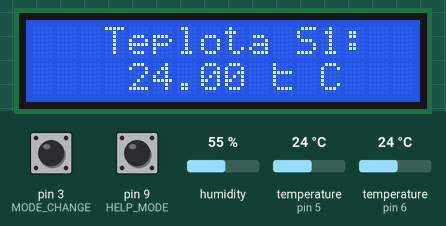
The program below on a simulated Arduino Nano, built with avr-gcc and run on an emulated ATmega328P. Shown: 16×2 character LCD. Inputs (shaded band) come from the test bench; at power-on: pin 3 (MODE_CHANGE) LOW, pin 9 (HELP_MODE) LOW, humidity 55 %, temperature (sensors on pin 5, pin 6) 24 °C. What the program prints to the serial monitor is not drawn.

Above: at 3.3 s.
3.4 s: pin 3 (MODE_CHANGE) pulled HIGH for 3.2 s
At 5.0 s:
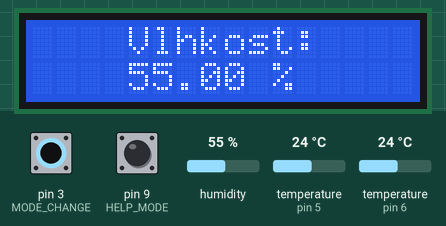
8.1 s: pin 9 (HELP_MODE) pulled HIGH for 1 s
At 9.7 s:
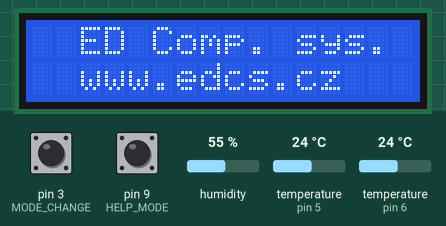
10.6 s: pin 3 (MODE_CHANGE) pulled HIGH for 1 s
At 12.0 s:
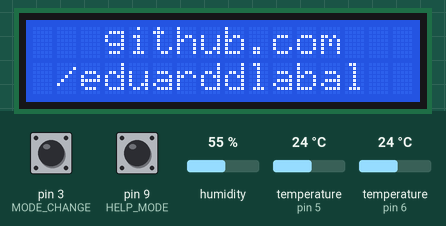
13.1 s: pin 3 (MODE_CHANGE) pulled HIGH for 1 s
At 13.9 s:
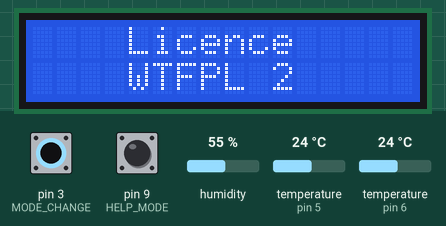
15.6 s: pin 9 (HELP_MODE) pulled HIGH for 3.2 s
At 19.1 s:
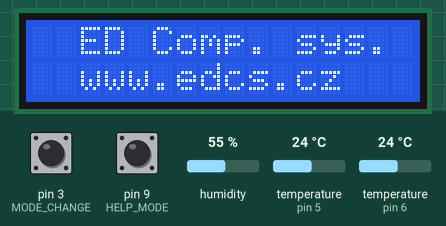
Timing chart, 0 to 20.6 s (numbered marks = the images above; inputs shaded):
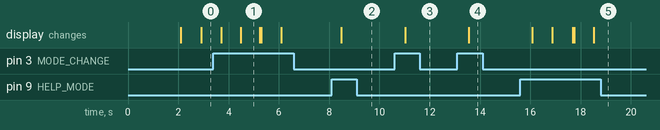

The program:

main.cpp
```cpp
#include <Arduino.h>
#include <DHT.h>
#include <OneWire.h>
#include <DallasTemperature.h>
#include <LiquidCrystal_I2C.h>
#include <DHT.h>

#define ONEWIRE_PIN 5
#define DHT_PIN 6
#define MODE_CHANGE 3
#define HELP_MODE 9

int modeButtonState = 0;
int helpButtonState = 0;
int mode = 1;
bool help = false;

LiquidCrystal_I2C lcd(0x27, 16, 2);
OneWire oneWire(ONEWIRE_PIN);
DallasTemperature sensors(&oneWire);
DHT dht(DHT_PIN, DHT11);

void checkDallasSensors();
void checkModeChangeButtons();
void showDataOnLCD(float TS1, float TS2, float HS2);

void setup()
{
  lcd.init();      // inicializace lcd
  lcd.backlight(); // zapnuti podsviceni displeje
  lcd.setCursor(5, 0);

  lcd.print("EDCS"); // vypis informaci o autorovi
  lcd.setCursor(1, 1);
  lcd.print("Comp. systems");
  delay(2000);

  lcd.clear();

  Serial.begin(9600);
  sensors.begin();
  sensors.setResolution(12);
  dht.begin();
  pinMode(MODE_CHANGE, INPUT);
  pinMode(HELP_MODE, INPUT);
  Serial.println("Setup done");
  lcd.clear();
}

void loop()
{
  checkDallasSensors();
  sensors.requestTemperatures(); // vyzadani teploty od Dallas senzoru

  checkModeChangeButtons();

  float temperature_Dallas = sensors.getTempCByIndex(0);
  float temperature_DHT = dht.readTemperature();
  float humidity_DHT = dht.readHumidity();
  Serial.println("temp 18S20=");
  Serial.print(temperature_Dallas);
  Serial.println("temp DHT11=");
  Serial.print(humidity_DHT);
  Serial.println("hum DHT11=");
  Serial.print(temperature_DHT);

  showDataOnLCD(temperature_Dallas, temperature_DHT, humidity_DHT);
}

void checkDallasSensors()
{
  if (sensors.getDS18Count() == 0)
  {
    lcd.setCursor(3, 0);
    lcd.print("CHYBA");

    exit(0);
  }
}

void checkModeChangeButtons()
{
  helpButtonState = digitalRead(HELP_MODE);
  if (helpButtonState == HIGH)
  {
    lcd.clear();
    if (help == false)
    {
      help = true;
    }
    else
    {
      help = false;
    }
    mode = 1;
  }

  modeButtonState = digitalRead(MODE_CHANGE);
  if (modeButtonState == HIGH)
  {
    lcd.clear();
    if (mode != 3)
    {
      mode++;
    }
    else
    {
      mode = 1;
    }
  }
}

void showDataOnLCD(float TS1, float TS2, float HS2)
{
  if (help != true)
    switch (mode)
    {
    case 1:
      // vypis teploty z 18S20
      lcd.setCursor(3, 0);
      lcd.print("Teplota S1:");
      lcd.setCursor(4, 1);
      lcd.print(TS1);
      lcd.setCursor(9, 1);
      lcd.print(" ˚C");
      break;

    case 2:
      // vypis teploty z DHT11
      lcd.setCursor(3, 0);
      lcd.print("Teplota S2:");
      lcd.setCursor(4, 1);
      lcd.print(TS2);
      lcd.setCursor(9, 1);
      lcd.print(" ˚C");
      break;

    case 3:
      // vypis vlhkosti z DHT11
      lcd.setCursor(4, 0);
      lcd.print("Vlhkost:");
      lcd.setCursor(4, 1);
      lcd.print(HS2);
      lcd.setCursor(9, 1);
      lcd.print(" %");
      break;

    default:
      break;
    }

  else if (help == true) // zbytečné informace, příprava na možnou další funkcionalitu
    switch (mode)
    {
    case 1:
      // autor
      lcd.setCursor(2, 0);
      lcd.print("ED Comp. sys.");
      lcd.setCursor(2, 1);
      lcd.print("www.edcs.cz");
      delay(50);

      break;

    case 2:
      // github
      lcd.setCursor(3, 0);
      lcd.print("github.com");
      lcd.setCursor(1, 1);
      lcd.print("/eduarddlabal");
      delay(50);
      break;

    case 3:
      // licence
      lcd.setCursor(4, 0);
      lcd.print("Licence");
      lcd.setCursor(4, 1);
      lcd.print("WTFPL 2");
      delay(50);
      break;

    default:
      break;
    }
}
```

Measured:
- after the input at 3.4 s, the display: first changes after 0.30 s (image 1 shows a later state)
- after the input at 8.1 s, the display: changes after 0.38 s (image 2)
- after the input at 10.6 s, the display: changes after 0.43 s (image 3)
- after the input at 13.1 s, the display: changes after 0.46 s (image 4)
- after the input at 15.6 s, the display: first changes after 0.48 s (image 5 shows a later state)
- what the display in image 1 shows lasts 0.7 s, from 4.5 s to 5.2 s
